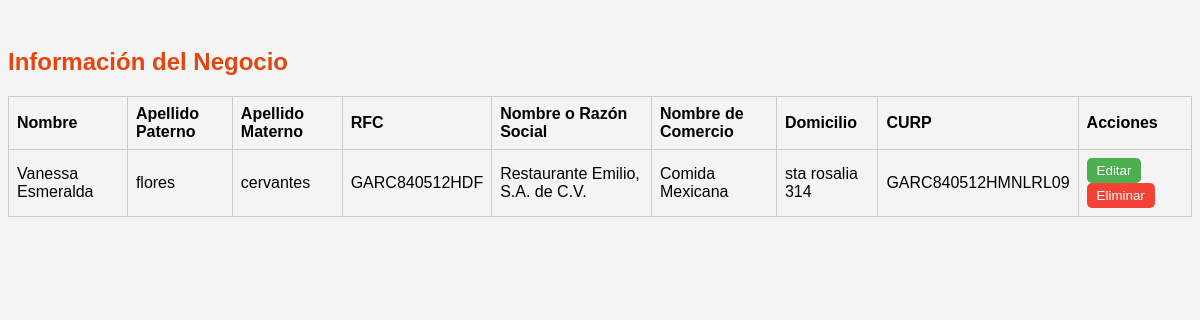
Page /src/tax-data/read-tax-data/read-tax-data.php (signed in) on the committed database.
### tables this page shows
CREATE TABLE `tax_data` (
  `id` int NOT NULL,
  `firstName` varchar(100) NOT NULL,
  `lastName` varchar(100) NOT NULL,
  `surname` varchar(100) NOT NULL,
  `rfc` char(13) NOT NULL,
  `socialName` varchar(255) NOT NULL,
  `tradeName` varchar(255) NOT NULL,
  `address` text NOT NULL,
  `curp` char(18) NOT NULL,
  `company_id` int DEFAULT NULL
);

### src/tax-data/read-tax-data/fetchTaxData.php (the view, shortened to what this page needs)
<?php
require '../../db/connection.php';
$companyId = $_SESSION['company_id'];
$sql = "SELECT id, firstName, lastName, surname, rfc, socialName, tradeName, address, curp FROM tax_data WHERE company_id = ?";
$stmt = $conn->prepare($sql);
$stmt->bind_param("i", $companyId);
$stmt->execute();
$result = $stmt->get_result();
if ($result->num_rows > 0) {
    while ($row = $result->fetch_assoc()) {
        echo "<tr>";
        echo "<td>" . htmlspecialchars($row['firstName']) . "</td>";
        echo "<td>" . htmlspecialchars($row['lastName']) . "</td>";
        echo "<td>" . htmlspecialchars($row['surname']) . "</td>";
        echo "<td>" . htmlspecialchars($row['rfc']) . "</td>";
        echo "<td>" . htmlspecialchars($row['socialName']) . "</td>";
        echo "<td>" . htmlspecialchars($row['tradeName']) . "</td>";
        echo "<td>" . htmlspecialchars($row['address']) . "</td>";
        echo "<td>" . htmlspecialchars($row['curp']) . "</td>";
        echo '<td><button class="edit-btn" onclick="location.href=\'../update-tax-data/update-tax-data.php?id=' . $row['id'] . '\'">Editar</button><button class="delete-btn" data-id="' . $row['id'] . '">Eliminar</button></td>';
        echo "</tr>";
    }
} else {
    echo "<tr><td colspan='9'>No hay datos fiscales registrados.</td></tr>";
}

### src/tax-data/read-tax-data/read-tax-data.css (style rules this page uses)
body { font-family: Arial, sans-serif; background-color: #f4f4f4; display: flex; justify-content: center; align-items: center; margin: 1; }
table, th, td { border: 1px solid #ccc; }
th, td { padding: 8px; text-align: left; }
button { padding: 5px 10px; margin-right: 5px; cursor: pointer; border-radius: 5px; border: none; }
.edit-btn { background-color: #4caf50; color: white; }
.delete-btn { background-color: #f44336; color: white; }

### rows in the picture
tax_data: firstName "Vanessa Esmeralda", lastName "flores", surname "cervantes", rfc "GARC840512HDF", socialName "Restaurante Emilio, S.A. de C.V.", tradeName "Comida Mexicana", address "sta rosalia 314", curp "GARC840512HMNLRL09"
